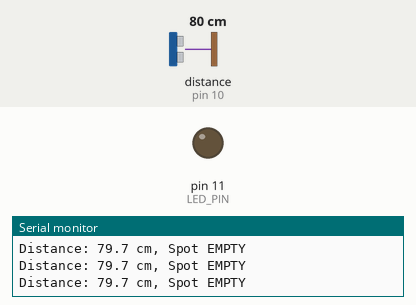
Recording of a sketch running on a simulated Arduino Uno, built with avr-gcc and run on an emulated ATmega328P. Parts: output pins drawn as LEDs (lit = HIGH), the last lines printed to the serial monitor. Wiring (inferred from the names in the program): ultrasonic range finder: trigger pin 9; echo pin 10. The test bench sets the inputs (shaded band); at power-on: distance to the obstacle (sensor on pin 10) 80 cm. The echo pulse lasts 58.3 µs per cm; pins used as bus, display or sensor lines are not drawn.

Above: at 1.2 s.
1.3 s: distance to the obstacle (sensor on pin 10) set to 17 cm
2.8 s: distance to the obstacle (sensor on pin 10) set to 13 cm
At 4.0 s:
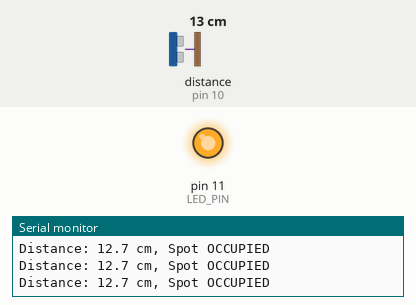
4.3 s: distance to the obstacle (sensor on pin 10) set to 35 cm
At 5.1 s:
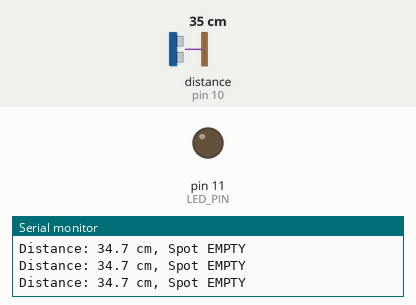
5.8 s: distance to the obstacle (sensor on pin 10) set to 2 cm
At 6.6 s:
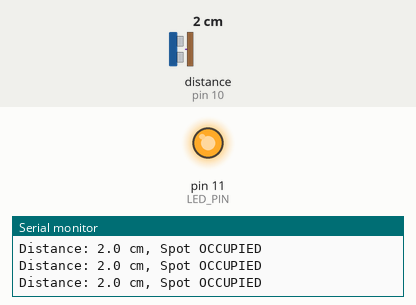
Timing chart, 0 to 8.3 s (numbered marks = the images above; inputs shaded):
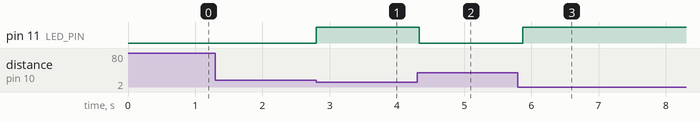

The sketch:

ParkingSystem.ino
```cpp
/*
Simulate a parking spot.
Use the ultrasonic sensor to detect if a car (any object) is parked within 15cm.
If the spot is empty, LED stays OFF.
If occupied, LED turns ON. Print "Spot OCCUPIED" or "Spot EMPTY" on Serial Monitor.
*/

const int TRIG_PIN = 9;
const int ECHO_PIN = 10;
const int LED_PIN  = 11;  // Any digital pin

const int THRESHOLD = 15;  // LED turns ON when closer than 20cm

void setup() {
  Serial.begin(9600);
  pinMode(TRIG_PIN, OUTPUT);
  pinMode(ECHO_PIN, INPUT);
  pinMode(LED_PIN, OUTPUT);
}

void loop() {
  float distance = getDistance();

  if (distance < THRESHOLD) {
    digitalWrite(LED_PIN, HIGH);  // Object detected — LED ON
    Serial.print("Distance: ");
    Serial.print(distance, 1);
    Serial.println(" cm, Spot OCCUPIED");

  } else {
    digitalWrite(LED_PIN, LOW);   // Nothing close — LED OFF
    Serial.print("Distance: ");
    Serial.print(distance, 1);
    Serial.println(" cm, Spot EMPTY");

  }


  delay(100);
}

float getDistance() {
  digitalWrite(TRIG_PIN, LOW);
  delayMicroseconds(2);
  digitalWrite(TRIG_PIN, HIGH);
  delayMicroseconds(10);
  digitalWrite(TRIG_PIN, LOW);
  long duration = pulseIn(ECHO_PIN, HIGH);
  return duration * 0.0343 / 2.0;
}
```

Measured:
- the behaviour switches between 16 and 15 cm on distance to the obstacle (sensor on pin 10) (found by bisection; images 0 and 1)
- after the input at 2.8 s, pin 11 (LED_PIN): LOW → HIGH at once
- after the input at 4.3 s, pin 11 (LED_PIN): HIGH → LOW at once
- after the input at 5.8 s, pin 11 (LED_PIN): LOW → HIGH after 0.08 s
